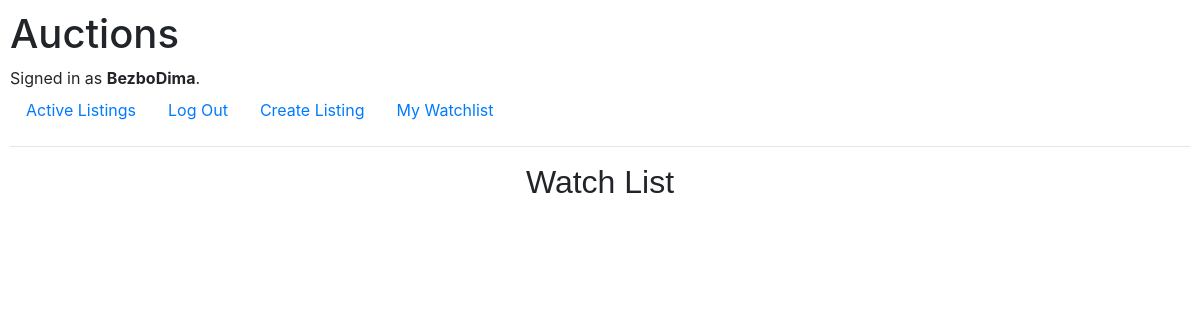
/watchlist (signed in), run on an earlier commit of the app's database.
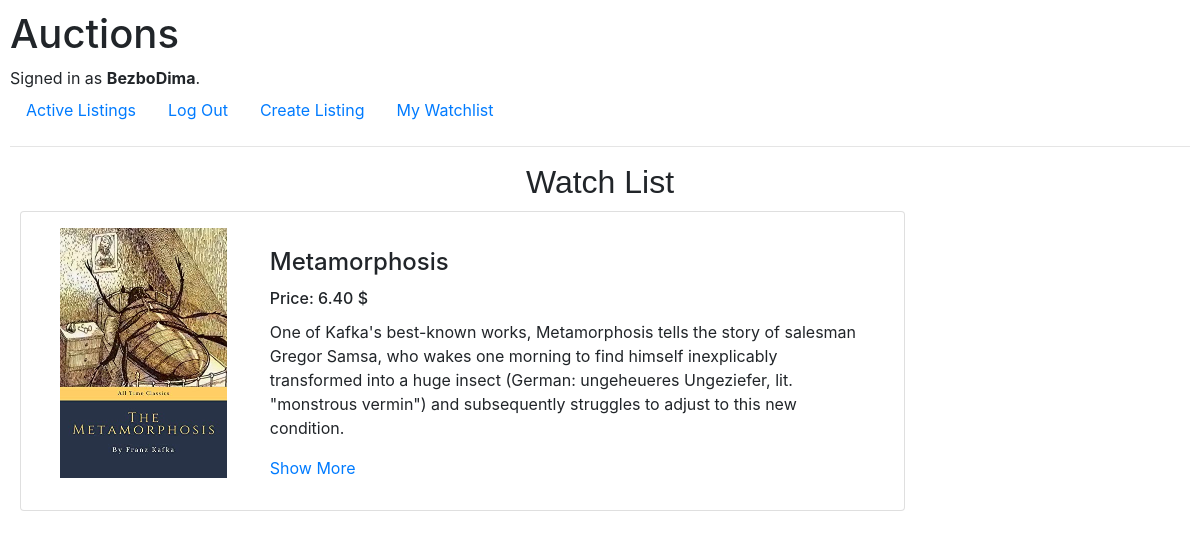
And on a later commit of the database.
### auctions/models.py (models this page shows, shortened)
class AuctionListing(models.Model):
    name = models.CharField(max_length=64)
    discription = models.CharField(max_length=1000)
    category = models.CharField(choices = CATEGORY_CHOICE, default='N/A', max_length=20)
    image = models.ImageField(blank=True, upload_to="images/")
    user = models.ForeignKey(User, on_delete=models.CASCADE, related_name="listings")
    active = models.BooleanField(default=True)
    price = models.DecimalField(max_digits=10, decimal_places=2)
    watchlist = models.ManyToManyField(User,blank=True,null=True, related_name="userwatchlist")
    anyBids = models.BooleanField(default=False)

### auctions/views.py (the view)
# urls.py: path("watchlist", views.watchlist, name="watchlist"),
@login_required
def watchlist(request):
    user = request.user
    watch_list = user.userwatchlist.all()
    return render(request, "auctions/watchlist.html",{
        "watch_list" : watch_list
    })

### auctions/templates/auctions/watchlist.html
{% extends "auctions/layout.html" %}
{% block body %}
    <h2 class="title">Watch List</h2>
    {% for listing in watch_list %}
    <div class="card mb-3 p-3 col-sm-9">
        <div class="row no-gutters">
            {% if listing.image %}
            <div class="col-sm-3">
                <img class="image-card" src={{ listing.image.url }} class="card-img" alt="...">
            </div>
            {% endif %}
            <div class="col-sm-9">
                <div class="card-body">
                    <h4 class="card-title">{{listing.name}}{%if not listing.active%}<span style="color: rgb(176, 18, 18);"> Closed </span>{%endif%}</h4>
                    <h6 class="card-title">Price: {{listing.price}} $</h6>
                    <p class="card-text">{{listing.discription}}</p>
                    <a href="{% url 'listing' listing.id %}" class="stretched-link">Show More</a>
                </div>
            </div>
        </div>
    </div>
    {% endfor%}
{% endblock %}

What changed in the data, as far as the page shows it:
now on this page (row edited): AuctionListing: image (picture), name "Metamorphosis", price "6.40", discription "One of Kafka's best-known works, Metamorphosis tells the story of salesman Gregor Samsa, who wakes one morning to find himself inexplicably transformed into a huge insect (German: ungeheueres Ungeziefer, lit. \"monstrous vermin\") and subsequently struggles to adjust to this new condition."
